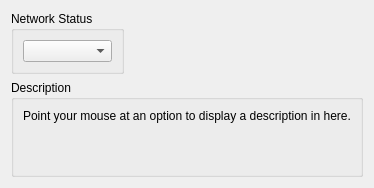
     <widget class="QWidget" name="networkTab">
      <attribute name="title">
       <string>Network</string>
      </attribute>
      <layout class="QVBoxLayout" name="verticalLayout_40">
       <item>
        <layout class="QHBoxLayout" name="horizontalLayout_16" stretch="1,1,1">
         <item>
          <widget class="QGroupBox" name="groupBox_32">
           <property name="title">
            <string>Network Status</string>
           </property>
           <layout class="QVBoxLayout" name="verticalLayout_38">
            <item>
             <widget class="QComboBox" name="netStatusBox"/>
            </item>
           </layout>
          </widget>
         </item>
         <item>
          <widget class="QWidget" name="widget_10" native="true"/>
         </item>
         <item>
          <widget class="QWidget" name="widget_5" native="true"/>
         </item>
        </layout>
       </item>
       <item>
        <spacer name="verticalSpacer_9">
         <property name="orientation">
          <enum>Qt::Vertical</enum>
         </property>
         <property name="sizeType">
          <enum>QSizePolicy::MinimumExpanding</enum>
         </property>
         <property name="sizeHint" stdset="0">
          <size>
           <width>0</width>
           <height>0</height>
          </size>
         </property>
        </spacer>
       </item>
       <item>
        <widget class="QGroupBox" name="groupBox_60">
         <property name="title">
          <string>Description</string>
         </property>
         <layout class="QVBoxLayout" name="verticalLayout_39">
          <item>
           <widget class="QLabel" name="description_network">
            <property name="text">
             <string>Point your mouse at an option to display a description in here.


</string>
            </property>
            <property name="textFormat">
             <enum>Qt::PlainText</enum>
            </property>
            <property name="alignment">
             <set>Qt::AlignLeading|Qt::AlignLeft|Qt::AlignTop</set>
            </property>
            <property name="wordWrap">
             <bool>true</bool>
            </property>
           </widget>
          </item>
         </layout>
        </widget>
       </item>
      </layout>
     </widget>
